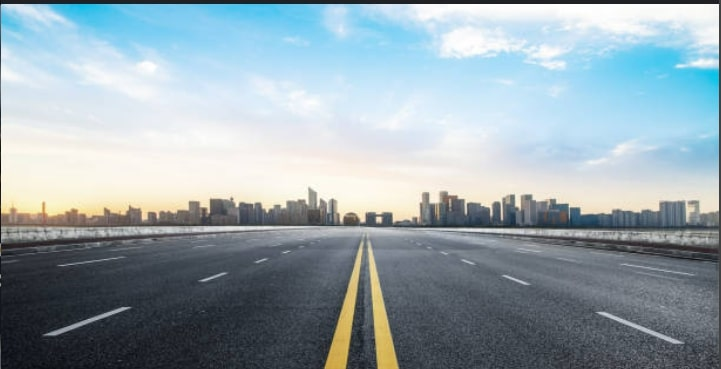
#> input picture test_image.jpg, 721 x 369 px
$ python ld.py
#> lines starting #> are read from the running program, lines starting #| are printed output that depends on the picture; after the words box and inside, x2 and y2 are one past the last pixel; in counts of white or black regions, pixels touching at a corner belong together
#> further down, image is the input picture: shape (369, 721, 3); mean B, G, R 172.6, 165.3, 150.3
import cv2
import numpy as np
# import matplotlib.pyplot as plt

def make_coordinates(image,line_parameters):
    slope,intercept=line_parameters
    y1=image.shape[0]
    y2=int(y1*(3/5))
    x1=int((y1-intercept)/slope)
    x2=int((y2-intercept)/slope)
    return np.array([x1,y1,x2,y2])

def average_slope_intercept(image,lines):
    left_fit=[]
    right_fit=[]
    for line in lines:
        x1,y1,x2,y2=line.reshape(4)
        parameter=np.polyfit((x1,x2),(y1,y2),1)
        slope=parameter[0]
        intercept=parameter[1]
        if slope<0:
            left_fit.append((slope, intercept))
        else:
            right_fit.append((slope,intercept))
    left_fit_average=np.average(left_fit,axis=0)
    right_fit_average=np.average(right_fit,axis=0)
    left_line=make_coordinates(image,left_fit_average)
    right_line=make_coordinates(image, right_fit_average)
    return np.array([left_line,right_line])

def canny(image):
    gray=cv2.cvtColor(image,cv2.COLOR_RGB2GRAY)
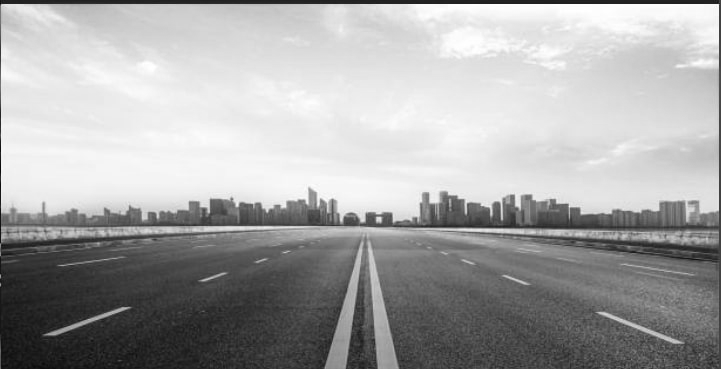
#> gray: shape (369, 721); min 4, max 255, mean 165.8
    blur=cv2.GaussianBlur(gray, (5,5),0)
    canny=cv2.Canny(blur,50,150)
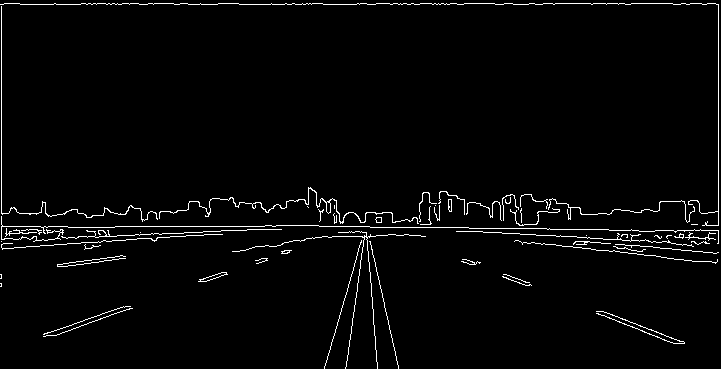
#> canny: shape (369, 721); 2.5% white in thin lines or dots
    return canny

def display_lines(image,lines):
    line_image=np.zeros_like(image)
    if lines is not None:
        for line in lines:
            x1,y1,x2,y2=line.reshape(4)
            cv2.line(line_image,(x1,y1), (x2,y2),(255,0,0),10)
            return line_image

def region_of_interest(image):
    height=image.shape[0]
#> height = 369
    polygon=np.array([
    [(375,height),(720,height),(365,221)]
    ])
#> polygon = [[375, 369], [720, 369], [365, 221]]
    mask=np.zeros_like(image)
    cv2.fillPoly(mask,polygon,255)
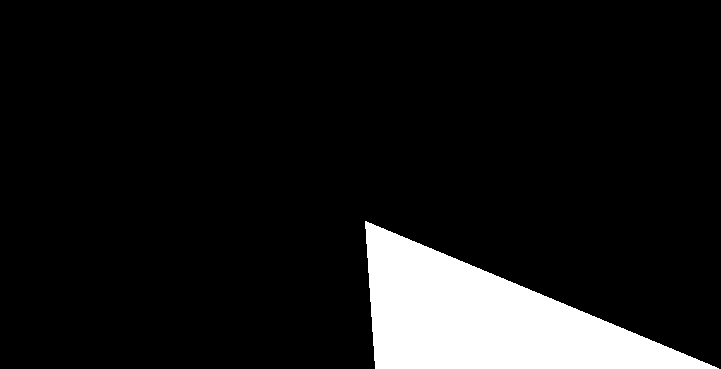
#> mask: shape (369, 721); 9.6% white; 1 white region, box (x1, y1, x2, y2) and area: (365, 221, 719, 369) 25633
    masked_image=cv2.bitwise_and(image,mask)
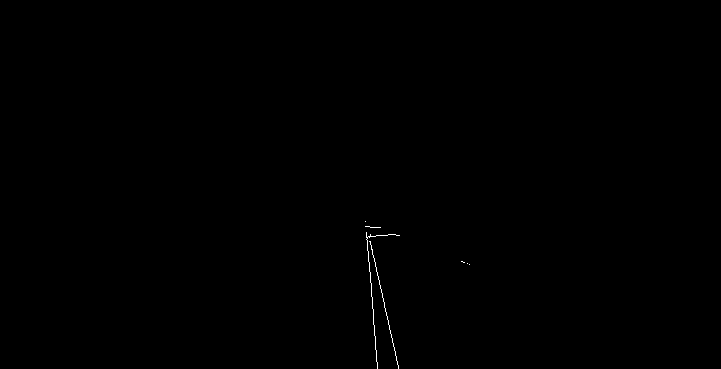
#> masked_image: shape (369, 721); 0.12% white in thin lines or dots, all inside (x1, y1, x2, y2) = (365, 221, 470, 369)
    return masked_image

image=cv2.imread('test_image.jpg')
lane_image=np.copy(image)
canny_image=canny(image)
cropped_image=region_of_interest(canny_image)
lines=cv2.HoughLinesP(cropped_image,2,np.pi/180,100,np.array([]),minLineLength=40,maxLineGap=5)
#> lines = [[365, 221, 377, 367], [368, 236, 398, 366]]
averaged_lines=average_slope_intercept(lane_image,lines)
#> the loop in average_slope_intercept, `for line in lines:` made 2 passes
#> (x1, y1, x2, y2, slope, intercept) on passes 1 to 2: (365, 221, 377, 367, 12.17, -4219.8), (368, 236, 398, 366, 4.33, -1358.7)
#> after the loop in average_slope_intercept, `for line in lines:`: left_fit = []; right_fit = [(12.17, -4219.8), (4.33, -1358.7)]
#> in average_slope_intercept, `left_fit_average=np.average(left_fit,axis=0)`: left_fit_average = nan
#> in average_slope_intercept, `right_fit_average=np.average(right_fit,axis=0)`: right_fit_average = [8.25, -2789.3]
#> (the run stopped early here; a loop or call above may not have finished)
